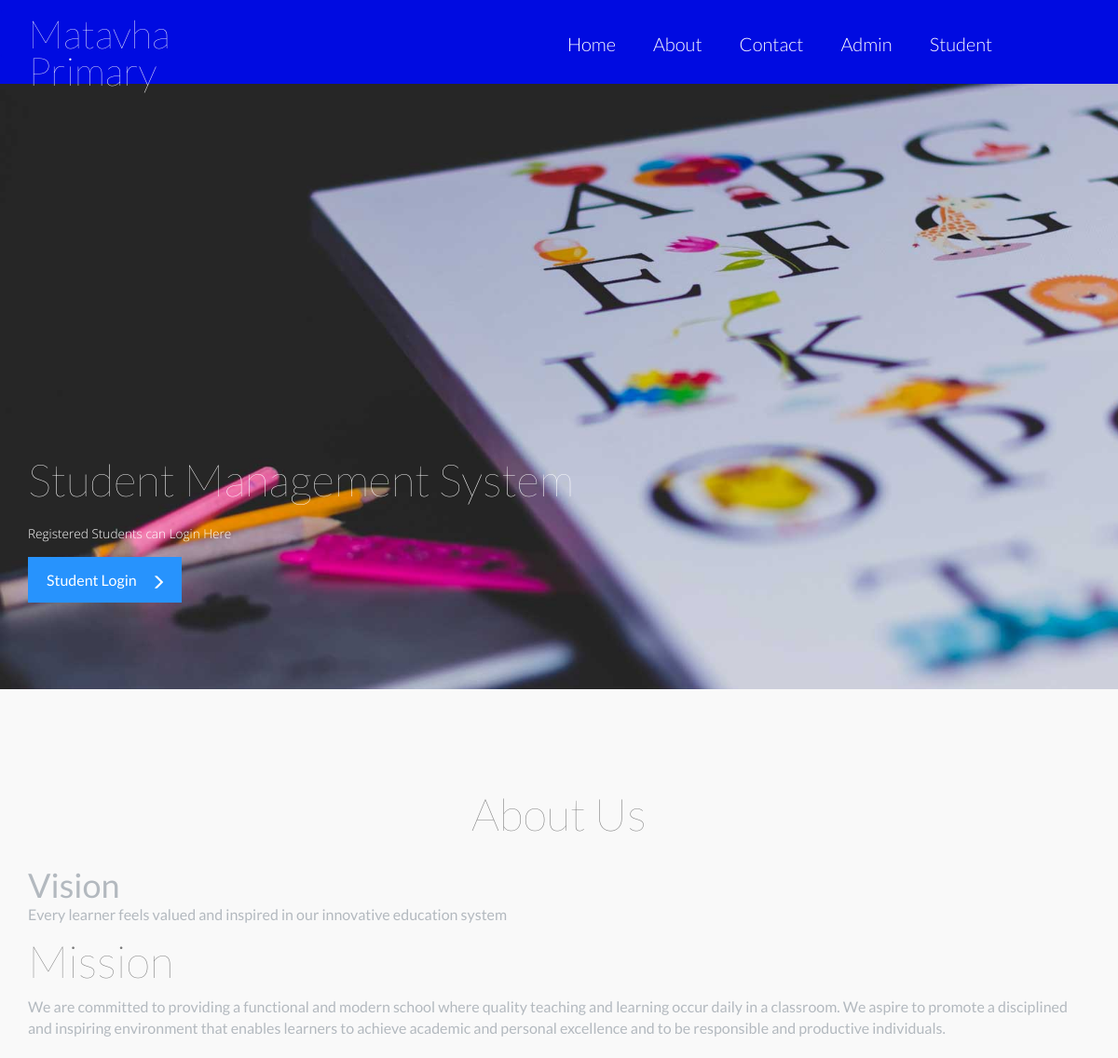
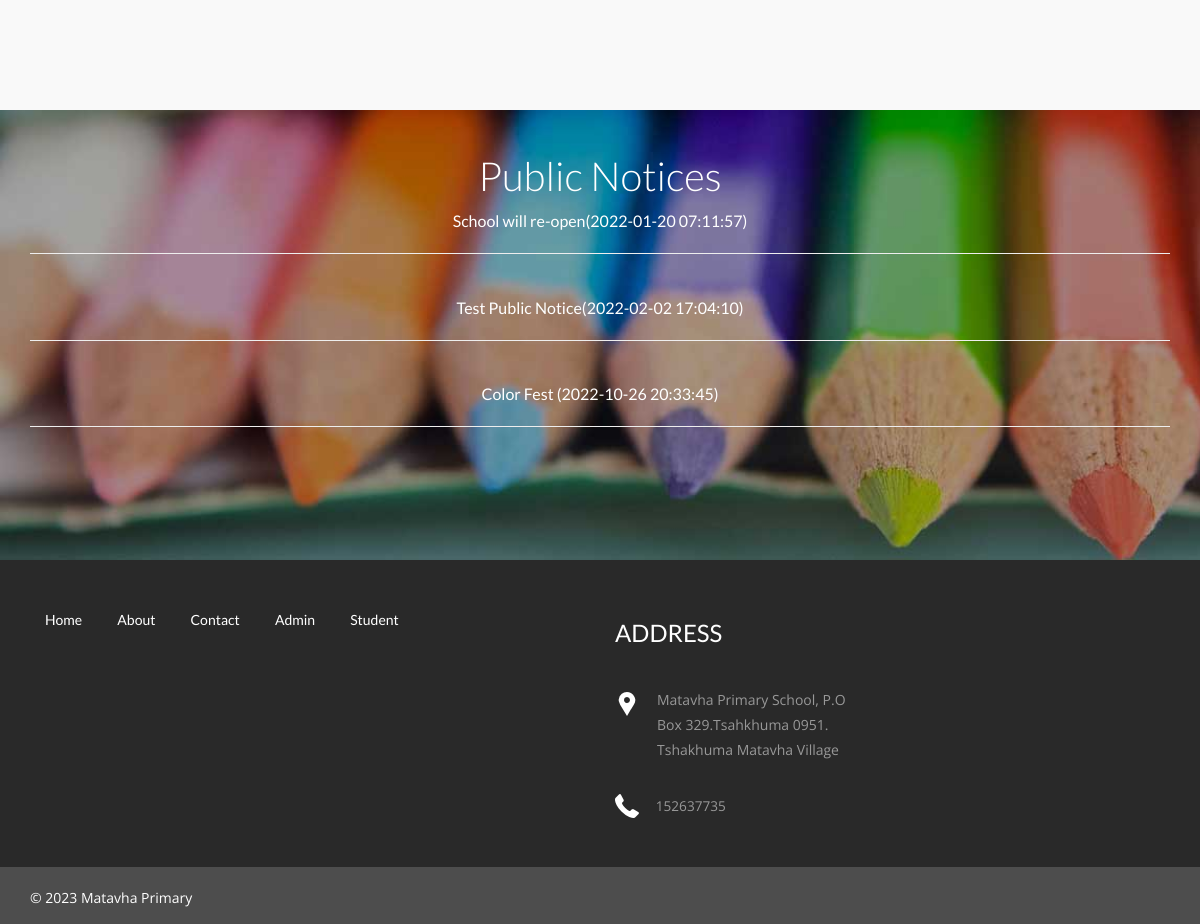
Screenshot of /studentms/index.php with the database file from the repository (2 pictures, top to bottom).
### tables this page shows
CREATE TABLE IF NOT EXISTS `tblpage` (
  `ID` int NOT NULL AUTO_INCREMENT,
  `PageType` varchar(200) DEFAULT NULL,
  `PageTitle` mediumtext,
  `PageDescription` mediumtext,
  `Email` varchar(200) DEFAULT NULL,
  `MobileNumber` bigint DEFAULT NULL,
  `UpdationDate` date DEFAULT NULL,
  PRIMARY KEY (`ID`)
);

CREATE TABLE IF NOT EXISTS `tblpublicnotice` (
  `ID` int NOT NULL AUTO_INCREMENT,
  `NoticeTitle` varchar(200) DEFAULT NULL,
  `NoticeMessage` mediumtext,
  `CreationDate` timestamp NULL DEFAULT CURRENT_TIMESTAMP,
  PRIMARY KEY (`ID`)
);

### studentms/index.php (the view, shortened to what this page needs)
<?php
include('includes/dbconnection.php');
?>
<!doctype html>
<html>
<head>
<link href="css/bootstrap.css" rel="stylesheet" type="text/css" media="all">
<link href="css/style.css" rel="stylesheet" type="text/css"/>
<link rel="stylesheet" type="text/css" href="css/default.css" />
<link rel="stylesheet" type="text/css" href="css/component.css" />
</head>
	<body>
<?php include_once('includes/header.php');?>
<div class="banner">
  <div class="container">
<div class="slider">
       <div class="callbacks_container">
        <ul class="rslides" id="slider">
         <li>
          <h3>Student Management System</h3>
           <p>Registered Students can Login Here</p>
          <div class="readmore">
          <a href="user/login.php">Student Login<i class="glyphicon glyphicon-menu-right"> </i></a>
          </div>
         </li>
        </ul>
      </div>
    </div>
</div>
  </div>
<div class="welcome">
	<div class="container">
		<?php
$sql="SELECT * from tblpage where PageType='aboutus'";
$query = $dbh -> prepare($sql);
$query->execute();
$results=$query->fetchAll(PDO::FETCH_OBJ);
$cnt=1;
if($query->rowCount() > 0)
{
foreach($results as $row)
{               ?>
		<h2><?php  echo htmlentities($row->PageTitle);?></h2>
		<p><?php  echo ($row->PageDescription);?></p><?php $cnt=$cnt+1;}} ?>
	</div>
</div>
<div class="testimonials">
	<div class="container">
			<div class="testimonial-nfo">
        <h3>Public Notices</h3>
         <marquee  style="height:350px;" direction ="up" onmouseover="this.stop();" onmouseout="this.start();">
				<?php
$sql="SELECT * from tblpublicnotice";
$query = $dbh -> prepare($sql);
$query->execute();
$results=$query->fetchAll(PDO::FETCH_OBJ);
$cnt=1;
if($query->rowCount() > 0)
{
foreach($results as $row)
{               ?>
		<a href="view-public-notice.php?viewid=<?php echo htmlentities ($row->ID);?>" target="_blank" style="color:#fff;">
          <?php  echo htmlentities($row->NoticeTitle);?>(<?php  echo htmlentities($row->CreationDate);?>)</a>
          <hr /><br />
			<?php $cnt=$cnt+1;}} ?>
	</marquee></div>
	</div>
</div>
<?php include_once('includes/footer.php');?>
	</body>
</html>

### studentms/includes/header.php (shortened to what this page needs)
    <div class="header" id="home">
      <nav class="navbar navbar-default">
        <div class="container">
          <div class="navbar-header">
          <h1 style="font-size:14px;"><a class="navbar-brand" href="index.php">Matavha <br><br> Primary</a></h1>
          </div>
            <div class="collapse navbar-collapse" id="bs-example-navbar-collapse-1">
              <ul class="nav navbar-nav navbar-right margin-top cl-effect-2">
                <li><a href="index.php"><span data-hover="Home">Home</span></a></li>
                <li><a href="about.php"><span data-hover="About">About</span></a></li>
                <li><a href="contact.php"><span data-hover="Contact">Contact</span></a></li>
                <li><a href="admin/login.php"><span data-hover="Contact">Admin</span></a></li>
                <li><a href="user/login.php"><span data-hover="Shortcodes">Student</span></a></li>
              </ul>
              <div class="clearfix"> </div>
            </div>
      </nav>
</div>

### studentms/includes/footer.php (shortened to what this page needs)
<div class="footer">
    <div class="container">
      <div class="col-md-6 footer-left">
        <ul>
          <li><a href="index.php">Home</a></li>
          <li><a href="about.php">About</a></li>
          <li><a href="contact.php">Contact</a></li>
          <li><a href="admin/login.php">Admin</a></li>
          <li><a href="user/login.php">Student</a></li>
        </ul>
      </div>
      <div class="col-md-3 footer-middle">
        <?php
$sql="SELECT * from tblpage where PageType='contactus'";
$query = $dbh -> prepare($sql);
$query->execute();
$results=$query->fetchAll(PDO::FETCH_OBJ);
$cnt=1;
if($query->rowCount() > 0)
{
foreach($results as $row)
{               ?>
        <h3>Address</h3>
        <div class="address">
          <p><?php  echo htmlentities($row->PageDescription);?>
          </p>
        </div>
        <div class="phone">
          <p><?php  echo htmlentities($row->MobileNumber);?></p>
        </div>
      <?php $cnt=$cnt+1;}} ?></div>
      <div class="col-md-3 footer-right">
      </div>
      <div class="clearfix"> </div>
    </div>
  </div>
<div class="copyright">
    <div class="container">
      <div class="copyright-left">
      <p>© <?php echo date('Y');?> Matavha Primary </p>
      </div>
      <div class="clearfix"> </div>
    </div>
  </div>

### studentms/css/style.css (style rules this page uses)
html, body { font-family: 'Open Sans', sans-serif; font-size: 100%; background: #FFf; }
body a { transition:0.5s all; -webkit-transition:0.5s all; -moz-transition:0.5s all; -o-transition:0.5s all; -ms-transition:0.5s all; }
h1,h2,h3,h4,h5,h6 { margin:0; }
p { margin:0; font-family: 'Open Sans', sans-serif; }
ul { margin:0; padding:0; }
.navbar-header { width: 17%; float: left; }
.navbar-header h1 { margin: 0; font-size: .95em; display: block; }
div#bs-example-navbar-collapse-1 { width: 76%; float: left; }
.header { background-color: #E1009F; border: none; padding: .6em 0em 1.8em; margin: 0; border-radius: 0; }
.navbar-default .navbar-nav > li > a { color: #fff !important; }
.navbar { min-height: 0 !important; margin-bottom: 0 !important; }
.navbar-default { background-color: #E1009F !important; border-color: #E1009F !important; }
.navbar-header a.navbar-brand { color: #fff; font-size: 3em; font-weight: 100; margin-bottom: 0; }
.navbar-nav>li>a { padding-top: 26px !important; padding-bottom: 0 !important; font-size: 20px; font-weight: 300; }
ul.nav.navbar-nav.navbar-right.margin-top { margin-top: 0px; padding:0; }
ul.nav.navbar-nav.navbar-right.margin-top li { margin:0px 10px 0px 0px; padding:0px 0px 0px 0px; }
.cl-effect-2 a { -webkit-perspective: 1000px; -moz-perspective: 1000px; perspective: 1000px; }
.banner { background:url(../images/banner.jpg); background-size:cover; min-height:650px; padding-top:0em !important; text-align:center; }
ul.nav.navbar-nav.navbar-right.margin-top > li > a:before { position: absolute; content: ""; height: 50%; background: #2793FD; right: 0; width: 0%; top: 18px; z-index: -1; -webkit-transition: all 0.6s ease; -moz-transition: all 0.6s ease; -o-transition: all 0.6s ease; transition: all 0.6s ease; }
ul.nav.navbar-nav.navbar-right.margin-top > li > a:after { position: absolute; content: ""; height: 50%; background: #2793FD; right: 0; width: 0%; bottom: -8px; z-index: -1; -webkit-transition: all 0.4s ease; -moz-transition: all 0.4s ease; -o-transition: all 0.4s ease; transition: all 0.4s ease; }
.slider { position: relative; padding: 25.5% 0 0; }
.rslides { position: relative; list-style: none; overflow: hidden; width: 100%; padding: 0; margin: 0; height: 330px; text-align: left; }
.rslides h3 { color: #fff; font-size: 3em; font-weight: 100; margin-top: 2em; text-align: left; }
.rslides p { color: #fff; font-size: .85em; width: 46%; line-height: 1.8em; text-align: left; padding: 0.5em 0 2em; font-weight: 100; }
.rslides a { background: #2793FD; padding: 15px 17px 15px 20px; color: #fff; margin-top: 11px; transition: 0.5s all; -webkit-transition: 0.5s all; -moz-transition: 0.5s all; -o-transition: 0.5s all; -ms-transition: 0.5s all; }
i.glyphicon.glyphicon-menu-right { padding-left: 15px; vertical-align: middle; }
.rslides li { -webkit-backface-visibility: hidden; position: absolute; display: none; width: 100%; left: 0; top: 0; }
.rslides li:first-child { position: relative; display: block; float: left; }
.welcome { padding: 6em 0 7em; text-align: center; }
.welcome h2 { font-size: 3em; color:#797979; font-weight: 100; }
.welcome p { font-size: .85em; width: 80%; margin:0 auto; line-height:1.8em; padding-top: 18px; }
.testimonials { background: url(../images/i15.jpg) no-repeat 0 0px; background-size: cover; padding: 2em 0 0 0; position: relative; text-align: center; margin-bottom: 0; min-height: 307px; }
.testimonial-nfo h3 { color: #FFF; font-size: 40px; font-weight: 300; margin: 0; }
.footer { padding:3em 0; background:#292929; }
.footer-left ul { padding:0; margin:0; }
.footer-left ul li { display:inline-block; margin:0 1em; }
.footer-left ul li:nth-child(1) { margin-left:0; }
.footer-left ul li a { color:#FFF; font-size:14px; }
.footer-middle h3 { color: #FFFFFF; font-size: 1.5em; font-weight: 400; margin: 0; text-transform: uppercase; }
.address p { color: #989898; font-size: 14px; line-height: 1.8em; padding-left: 3em; margin: 2em 0 0 0; background: url(../images/location.png) no-repeat 0px 5px; }
.phone { margin-top:2em; }
.phone p { color: #989898; font-size: .85em; line-height: 1.8em; padding-left: 3em; margin: 2em 0 0 0; background: url(../images/phone.png) no-repeat 0px 0px; }
.copyright { background: #4D4D4D; padding: 1em 0; }
.copyright-left p { color: #FFF; font-size: 14px; margin: .4em 0 0 0; }
.copyright-left { float:left; }
.grid_5 h1, h2, h3, h4, h5, h6 { padding: 12px 0; }

### rows the page displays
tblpage: PageTitle "About Us", PageDescription "Vision Every learner feels valued and inspired in our innovative education system Mission We are committed to providing a functional and modern school where quality teaching and learning occur daily in a classroom. We aspire to promote a disciplined and inspiring environment that enables learners to achieve academic and personal excellence and to be responsible and productive individuals."
tblpublicnotice: NoticeTitle "School will re-open", CreationDate "2022-01-20 07:11:57"
tblpublicnotice: NoticeTitle "Test Public Notice", CreationDate "2022-02-02 17:04:10"
tblpublicnotice: NoticeTitle "Color Fest", CreationDate "2022-10-26 20:33:45"
tblpage: PageDescription "Matavha Primary School, P.O Box 329.Tsahkhuma 0951. Tshakhuma Matavha Village", MobileNumber "152637735"
